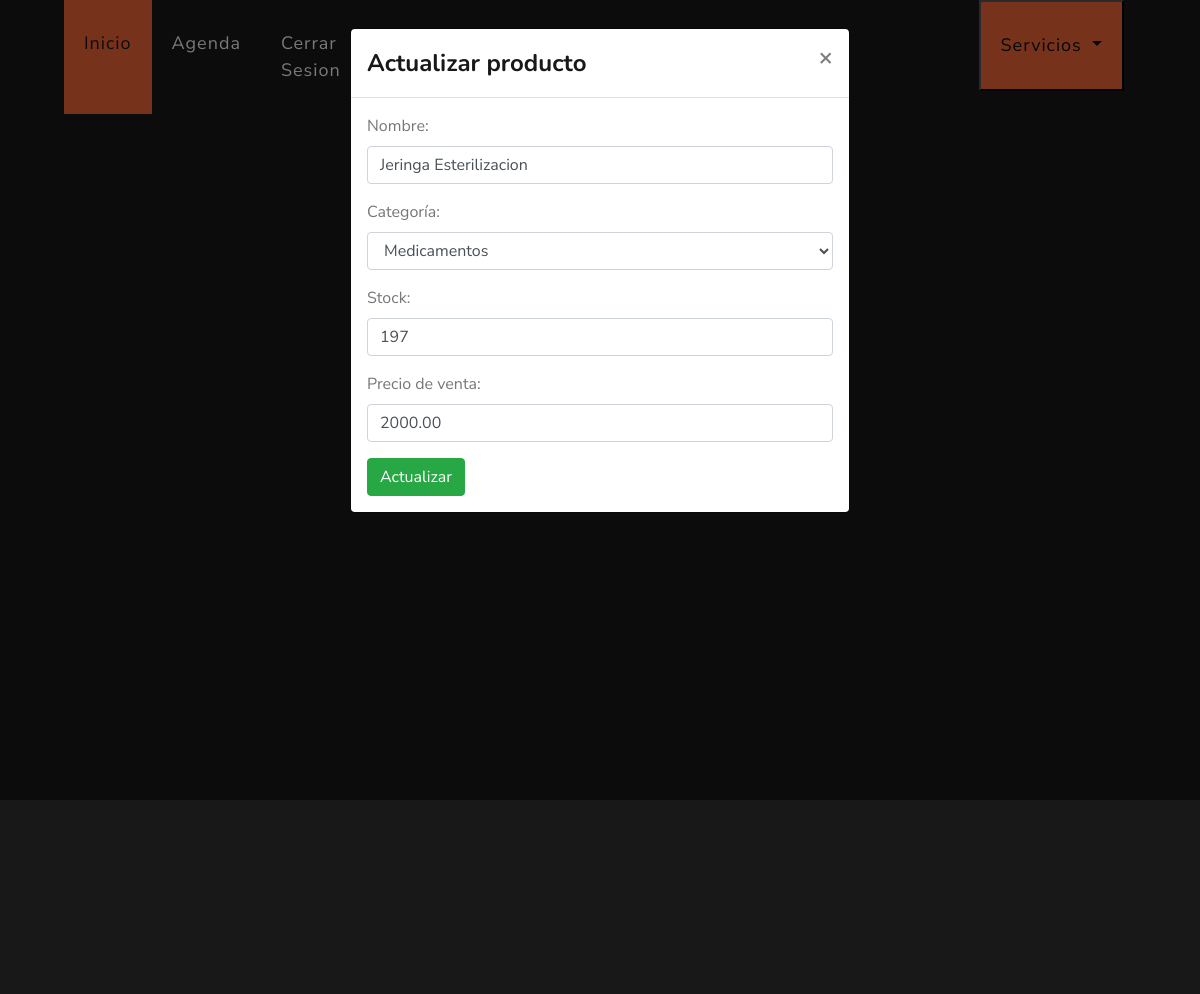
The app's page /actualizar/producto/6 (signed in), older data.
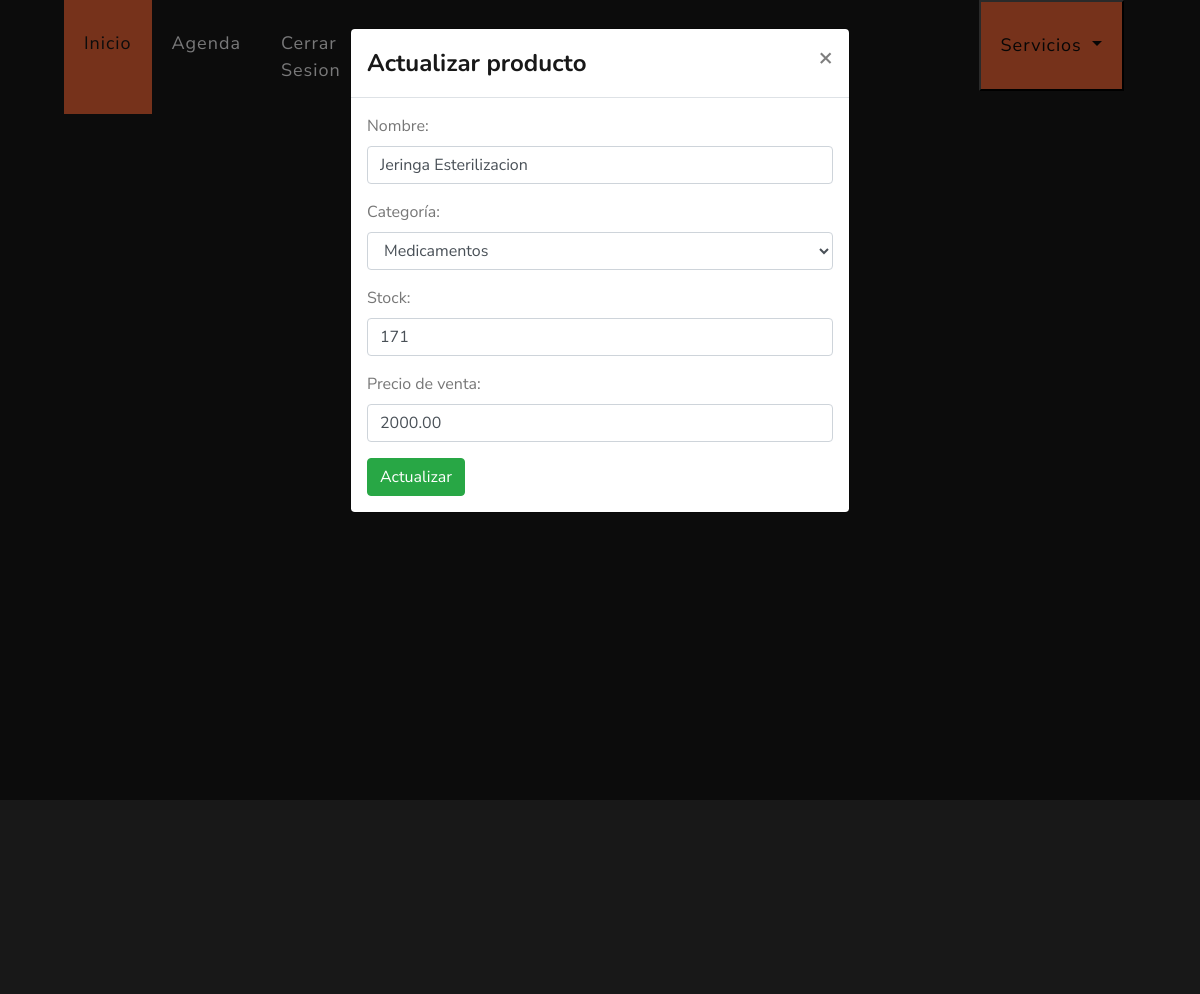
The same page, newer data.
### veterinary/models.py (models this page shows, shortened)
class Product(models.Model):
    name = models.CharField(max_length=150, verbose_name='Nombre', unique=True)
    cat = models.ForeignKey(Category, on_delete=models.CASCADE, verbose_name='Categoría')
    stock = models.IntegerField(default=0, verbose_name='Stock')
    pvp = models.DecimalField(default=0.00, max_digits=9, decimal_places=2, verbose_name='Precio de venta')
    class Meta:
        verbose_name = 'Producto'
        verbose_name_plural = 'Productos'
        ordering = ['id']

class Category(models.Model):
    name = models.CharField(max_length=150, verbose_name='Nombre', unique=True)
    desc = models.CharField(max_length=500, null=True, blank=True, verbose_name='Descripción')
    def __str__(self):
        return self.name
    class Meta:
        verbose_name = 'Categoria'
        verbose_name_plural = 'Categorias'
        ordering = ['id']

### veterinary/views.py (the view)
# urls.py: path("actualizar/producto/<int:id>", views.updateProduct, name="updateProduct"),
@login_required(login_url="login")
def updateProduct(request, id):
    product = Product.objects.get(id=id)
    if request.method == "POST":
        form = ProductForm(request.POST, instance=product)
        if form.is_valid():
            form.save()
            return redirect("detailProduct")
    else:
        form = ProductForm(instance=product)
    context = {"form": form}
    return render(request, "veterinary/updateProduct.html", context)

### veterinary/forms.py
class ProductForm(ModelForm):
    class Meta:
        model = Product
        fields = ['name', 'cat', 'stock', 'pvp']
        labels = {
            'name': 'Nombre',
            'cat': 'Categoría',
            'stock': 'Stock',
            'pvp': 'Precio de venta'
        }
        widgets = {
            'name': TextInput(attrs={'class': 'form-control'}),
            'cat': Select(attrs={'class': 'form-control'}),
            'stock': NumberInput(attrs={'class': 'form-control'}),
            'pvp': NumberInput(attrs={'class': 'form-control'}),
        }

### templates/veterinary/updateProduct.html (shortened to what this page needs)
{% extends 'layout/base.html' %}
{% block 'style' %}
{% load static %}
<link rel="stylesheet" href="{% static 'css/estilo.css' %}">
{% endblock %}
{% block 'header' %}
{% include 'layout/partials/headerbase.html' %}
{% endblock %}
{% block 'content' %}
{% if form.instance %}
<div class="modal fade" id="myModal" tabindex="-1" role="dialog" aria-labelledby="myModalLabel">
  <div class="modal-dialog" role="document">
    <div class="modal-content">
      <div class="modal-header">
        <h4 class="modal-title" id="myModalLabel">Actualizar producto</h4>
        <button type="button" class="close" data-dismiss="modal" aria-label="Close"><span aria-hidden="true">&times;</span></button>
      </div>
      <div class="modal-body">
        <form method="post" id="update-form">
          {{ form.as_p }}
          <input type="submit" class="btn btn-success" value="Actualizar">
        </form>
      </div>
    </div>
  </div>
</div>
{% endif %}
<div class="container-fluid" style="background-color: #181818;">
  <div class="row">
    <div class="col-md-12" style="background-color: #181818; height: 100vh;">
      <div id="calendar" class="container bg-dark" style="padding: 25px; color: white;">
      </div>
    </div>
  </div>
</div>
{% endblock %}

Row changes from the older to the newer data that the page shows:
changed Product "Medicamentos": stock "197" → "171"
